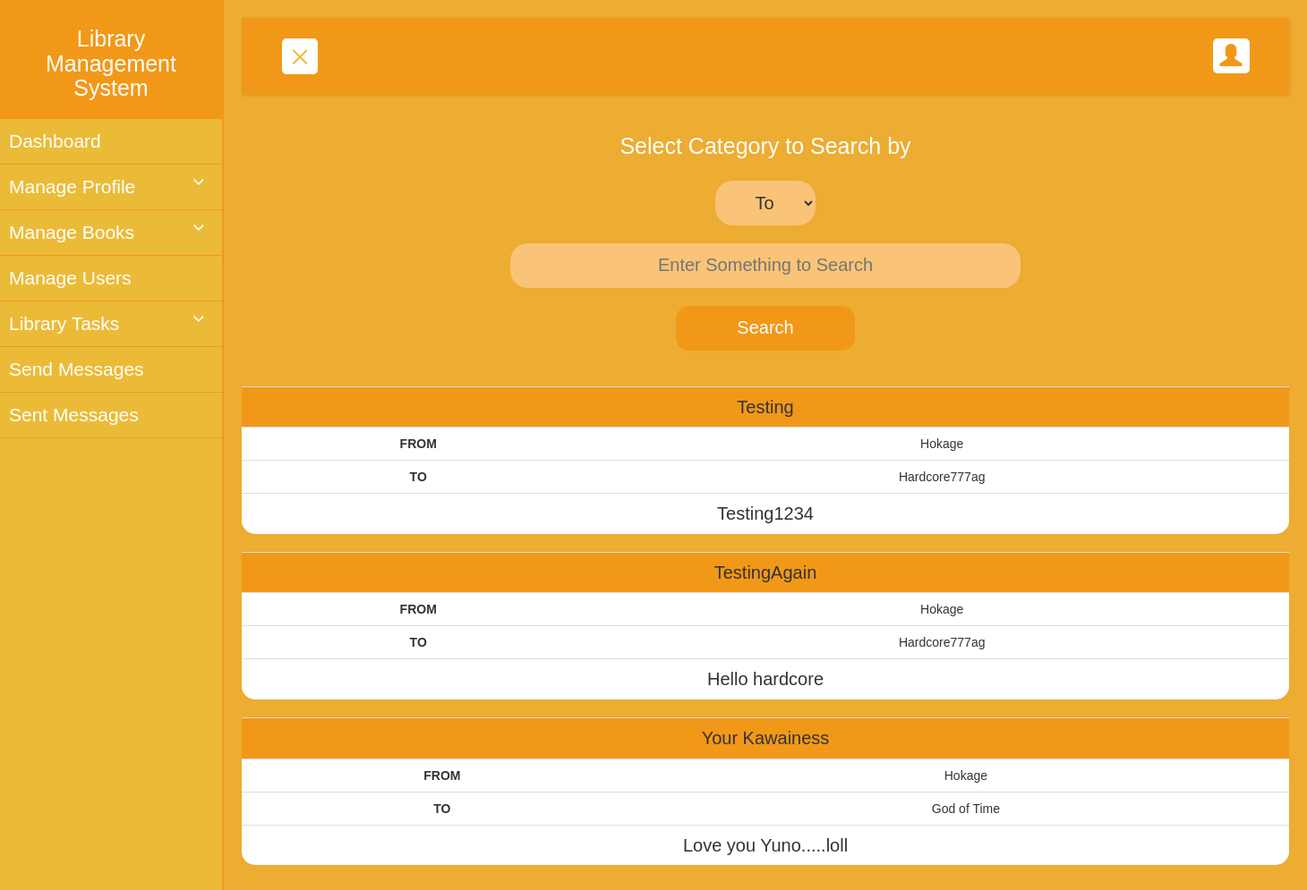
The page /sent.php (signed in) on the database its author committed.
### tables this page shows
CREATE TABLE `messages` (
  `id` int(11) NOT NULL,
  `senderun` varchar(255) NOT NULL,
  `receiverun` varchar(255) NOT NULL,
  `subject` varchar(255) NOT NULL,
  `message` varchar(1000) NOT NULL,
  `isread` varchar(255) NOT NULL,
  `senton` varchar(255) NOT NULL
);

### sent.php (the view, shortened to what this page needs)
<?php
include('header.php');
if (isset($_POST['submit']))
{
	$searchby=$_POST['searchby'];
	$cat=$_POST['cat'];
	$sql="SELECT * FROM messages WHERE senderun='".$_SESSION['user']."' AND ".$cat." LIKE '%".$searchby."%'";
}
else
{
	$sql="SELECT * FROM messages WHERE senderun='".$_SESSION['user']."'";
}
$res=mysqli_query($conn,$sql);
?>
<div class="container text-center" style="">
	<form  action="<?php echo htmlspecialchars($_SERVER["PHP_SELF"]);?>" method="POST">
		<div style="color: white;font-size: 25px;" class="slider">Select Category to Search by</div>
     	<br>
		<div class="slider" >
        <select name="cat" class="drop" style="text-align: center;" >
        <option value="receiverun">To</option>
    	</select>
    </div>
    <br>
    <input type="text" class="slidel" name="searchby" placeholder="Enter Something to Search" >
    <br>
    <br>
    <div class="text-center">
       	<input type="submit" name="submit" value="Search" class="butt slide">
    </div>
    <br>
    <br>
	</form>
</div>
	<?php
	while($row=mysqli_fetch_assoc($res))
	{
	echo "<table class='table text-center slide'>";
	echo "<tr style='background-color:#f29818;margin-top:-5px;' class='text-center'>";
		echo "<td colspan='2' style='font-size:20px;'>".$row['subject']."</td>";
	echo "</tr>";
	echo "<tr>";
		echo "<td><b>FROM</b></td>";
		echo "<td>".$row['senderun']."</td>";
	echo "</tr>";
	echo "<tr>";
		echo "<td><b>TO</b></td>";
		echo "<td>".$row['receiverun']."</td>";
	echo "</tr>";
	echo "<tr >";
		echo "<td td colspan='2'style='font-size:20px;'>".$row['message']."</td>";
	echo "</tr>";
	echo "</table>";
	}
include('footer.php');
?>

### header.php (style rules this page uses)
body { font-family: 'Poppins', sans-serif; background: #edac32; }
.table { background-color: white; padding: 30px; border-radius: 15px; transition: 0.5s; }
.slide { animation-name: slide; -webkit-animation-name: slide; animation-duration: 1s; -webkit-animation-duration: 1s; visibility: visible; }
.butt { height: 50px; width: 200px; background-color: #f29818; color: white ; font-size: 20px; transition: 0.5s; border: 0px; border-radius: 15px; }
.slidel { animation-name: slidel; -webkit-animation-name: slidel; animation-duration: 1s; -webkit-animation-duration: 1s; visibility: visible; }
.slider { animation-name: slider; -webkit-animation-name: slider; animation-duration: 1s; -webkit-animation-duration: 1s; visibility: visible; }
input[type="text"] { transition: 0.5s; text-align: center; width: 50%; height: 50px; font-size: 20px; background-color: #fac478; margin: 0px;border: 0px; border-radius: 20px; }
.drop { transition: 0.5s; padding-left: 10px; text-align: center; height: 50px; font-size: 20px; background-color: #fac478; margin: 0px;border: 0px; border-radius: 20px; }

### rows shown on the page
messages: subject "Testing", senderun "Hokage", receiverun "Hardcore777ag", message "Testing1234"
messages: subject "TestingAgain", senderun "Hokage", receiverun "Hardcore777ag", message "Hello hardcore"
messages: subject "Your Kawainess", senderun "Hokage", receiverun "God of Time", message "Love you Yuno.....loll"
